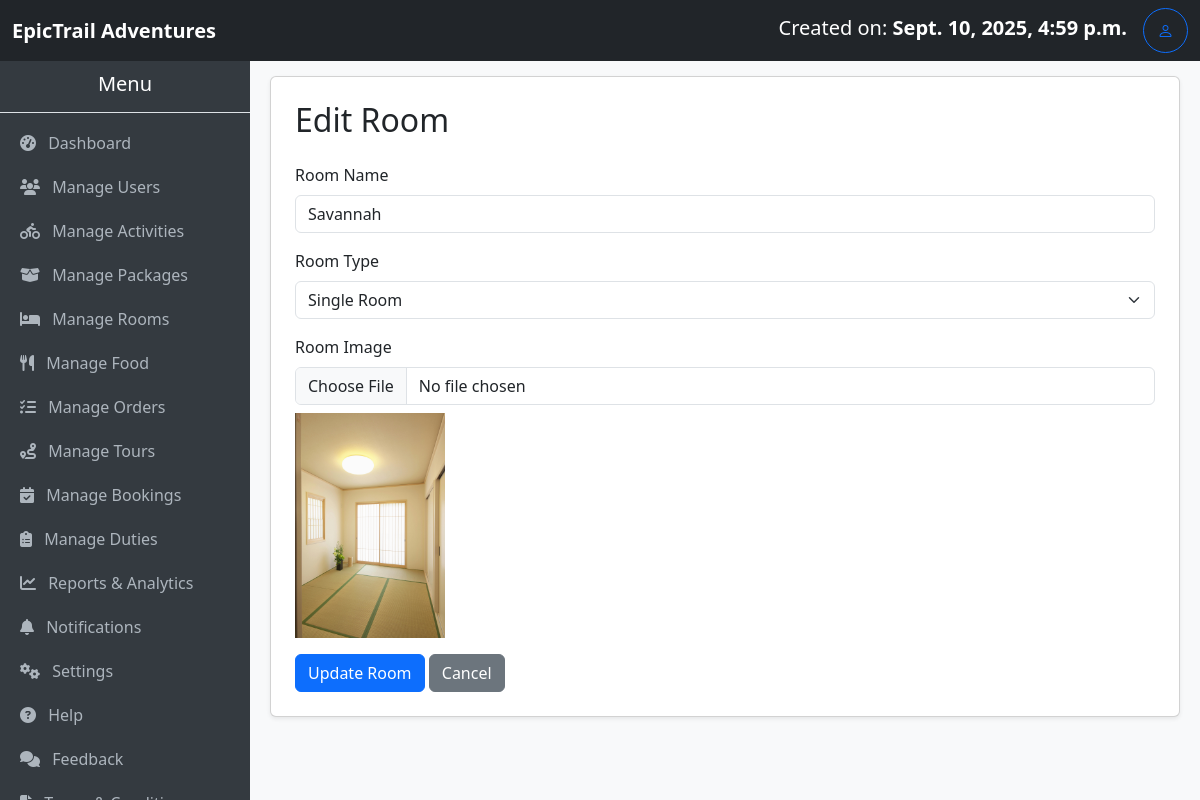
/rooms/1/edit/ (signed in), run on the app's committed database.
### myApp/models.py (models this page shows, shortened)
class Room(models.Model):
    name = models.CharField(max_length=100)
    room_type = models.ForeignKey('RoomType', on_delete=models.CASCADE)
    image = models.ImageField(upload_to='room_images/', blank=True, null=True)  # New field

class RoomType(models.Model):
    name = models.CharField(max_length=100, unique=True)
    description = models.TextField(blank=True)
    capacity = models.PositiveIntegerField(help_text="Maximum number of guests")
    price_per_night = models.DecimalField(max_digits=8, decimal_places=2)
    total_rooms = models.PositiveIntegerField(default=1, help_text="Total rooms available for this type")
    available = models.BooleanField(default=True)

### myApp/views.py (the view, shortened to what this page needs)
# urls.py: path('rooms/<int:room_id>/edit/', views.edit_room, name='edit_room'),
@login_required
@user_passes_test(is_admin)
def edit_room(request, room_id):
    room = get_object_or_404(Room, id=room_id)
    room_types = RoomType.objects.all()
    return render(request, 'room_edit.html', {'room': room, 'room_types': room_types})

### myApp/context_processors.py (called while the page is built)
def total_users(request):
    return {'total_users': User.objects.count()}

def total_bookings(request):
    return {'total_bookings': Booking.objects.count()}

def total_amount(request):
    total = 0
    if request.user.is_authenticated:
        bookings = Booking.objects.all()#filter(user=request.user)
        total = sum(booking.amount_required for booking in bookings)
    return {'total_amount': total}

def total_cost(request):
    if not request.user.is_authenticated:
        return {
            'user_bookings': [],
            'user_total_amount': 0,
        }
    bookings = Booking.objects.filter(user=request.user).prefetch_related(
        'activities', 'packages', 'rooms', 'food', 'tours'
    )
    total_amount = sum(b.amount_required for b in bookings)
    return {
        'user_bookings': bookings,
        'user_total_amount': total_amount,
    }

### myApp/models.py (called while the page is built)
    @property
    def nights_spent(self):
        if self.check_in and self.check_out:
            nights = (self.check_out - self.check_in).days
            return nights if nights > 0 else 1  # Minimum of 1 night for same-day bookings
        return 1

### myApp/views.py (called while the page is built)
def is_admin(user):
    return user.is_superuser

### myApp/templates/room_edit.html (shortened to what this page needs)
{% extends 'base.admin.html' %} {% block title %}Edit Room{% endblock %} {% block content %}
<div class="card shadow-sm p-4">
    <h2 class="mb-4">Edit Room</h2>
    <form method="post" enctype="multipart/form-data">
        <div class="mb-3">
            <label class="form-label">Room Name</label>
            <input type="text" name="name" value="{{ room.name }}" class="form-control" required>
        </div>
        <div class="mb-3">
            <label class="form-label">Room Type</label>
            <select name="room_type" class="form-select" required>
                {% for rt in room_types %}
                <option value="{{ rt.id }}" {% if room.room_type.id == rt.id %}selected{% endif %}>
                    {{ rt.name }}
                </option>
                {% endfor %}
            </select>
        </div>
        <div class="mb-3">
            <label class="form-label">Room Image</label>
            <input type="file" name="image" class="form-control"> {% if room.image %}
            <div class="mt-2">
                <img src="{{ room.image.url }}" alt="Room Image" style="max-width:150px;">
            </div>
            {% endif %}
        </div>
        <button type="submit" class="btn btn-primary">Update Room</button>
        <a href="{% url 'list_rooms' %}" class="btn btn-secondary">Cancel</a>
    </form>
</div>
{% endblock %}

### myApp/templates/base.admin.html (shortened to what this page needs)
<!DOCTYPE html>
<html lang="en">
<head>
    <link href="https://cdn.jsdelivr.net/npm/bootstrap@5.3.3/dist/css/bootstrap.min.css" rel="stylesheet">
    <link rel="stylesheet" href="https://cdn.jsdelivr.net/npm/bootstrap-icons@1.11.3/font/bootstrap-icons.css">
    <link rel="stylesheet" href="https://cdnjs.cloudflare.com/ajax/libs/font-awesome/6.5.2/css/all.min.css">
</head>
<body>
    <nav class="navbar navbar-expand-lg navbar-dark bg-dark">
        <div class="container-fluid">
            <a class="navbar-brand" href="#"><strong>EpicTrail Adventures</strong></a>
            <div class="d-flex">
                <a class="navbar-brand" href="#"> Created on: <strong>{{ user.date_joined }}</strong></a>
                <a href="#" class="btn btn-outline-primary rounded-circle d-flex align-items-center justify-content-center" style="width: 45px; height: 45px;" title="Manage Profile">
                    <i class="bi bi-person"></i>
                </a>
            </div>
        </div>
    </nav>
    <div class="sidebar">
        <h5 class="text-center py-3 border-bottom">Menu</h5>
        <a href="{% url 'admin_dashboard' %}"><i class="fas fa-tachometer-alt me-2"></i> Dashboard</a>
        <a href="{% url 'users' %}"><i class="fas fa-users me-2"></i> Manage Users</a>
        <a href="{% url 'activity_list' %}"><i class="fas fa-biking me-2"></i> Manage Activities</a>
        <a href="{% url 'list_packages' %}"><i class="fas fa-box-open me-2"></i> Manage Packages</a>
        <a href="{% url 'list_rooms' %}"><i class="fas fa-bed me-2"></i> Manage Rooms</a>
        <a href="{% url 'food_list' %}"><i class="fas fa-utensils me-2"></i> Manage Food</a>
        <a href="{% url 'manage_orders' %}"><i class="fas fa-tasks me-2"></i> Manage Orders</a>
        <a href="{% url 'tours' %}"><i class="fas fa-route me-2"></i> Manage Tours</a>
        <a href="{% url 'booking_list' %}"><i class="fas fa-calendar-check me-2"></i> Manage Bookings</a>
        <a href="{% url 'duties' %}"><i class="fas fa-clipboard-list me-2"></i> Manage Duties</a>
        <a href="{% url 'reports_analytics' %}"><i class="fas fa-chart-line me-2"></i> Reports & Analytics</a>
        <a href="{% url 'notifications' %}"><i class="fas fa-bell me-2"></i> Notifications</a>
        <a href="{% url 'system_settings' %}"><i class="fas fa-cogs me-2"></i> Settings</a>
        <a href="#"><i class="fas fa-question-circle me-2"></i> Help</a>
        <a href="#"><i class="fas fa-comments me-2"></i> Feedback</a>
        <a href="#"><i class="fas fa-file-alt me-2"></i> Terms & Conditions</a>
    </div>
    <div class="content">
        {% block content %}{% endblock %}
    </div>
</body>
</html>

### myApp/templates/base.admin.html (style rules this page uses)
body { margin: 0; padding: 0; }
.navbar { position: fixed; top: 0; left: 0; width: 100%; z-index: 1030; }
.sidebar { position: fixed; top: 56px; left: 0; width: 250px; height: calc(100vh - 56px); background-color: #343a40; color: #fff; overflow-y: auto; }
.sidebar a { color: #adb5bd; text-decoration: none; display: block; padding: 10px 20px; }
.content { margin-top: 56px; margin-left: 250px; padding: 20px; background-color: #f8f9fa; min-height: calc(100vh - 56px); }

### data on the page
Room: name "Savannah", room_type "Single Room", image (picture)

### other printed values
{{ user.date_joined }} "Sept. 10, 2025, 4:59 p.m."
